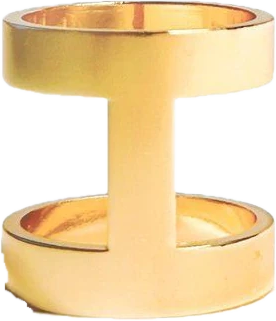
#> input picture src/ad-p3/ring-clean.png, 276 x 321 px, given in place of flirt-tw-5.webp, which was not available
$ python k2_build.py
#> lines starting #> are read from the running program, lines starting #| are printed output that depends on the picture; after the words box and inside, x2 and y2 are one past the last pixel; in counts of white or black regions, pixels touching at a corner belong together; pictures that were not available may be replaced by others from this repository, and a replacement may not be noted
### src/ad-p3/lib.py
# -*- coding: utf-8 -*-
"""Still-life compositing helpers for the page-3 concepts (PIL + numpy + scipy + cv2).
Everything is real photography / existing cutouts: only cropping, white-point normalisation,
rotation, scaling and soft shadows are applied."""
import numpy as np, cv2
from PIL import Image
from scipy import ndimage as ndi

ROOT = '/Users/ivan/obiimy/'
OUT = '/private/tmp/claude-501/-Users-ivan-obiimy/9336a79c-fcae-4a0e-a194-062adfde257a/scratchpad/ad-luxury/'
PPI = 200.0
MM = PPI / 25.4          # px per mm
PAPER = (241, 239, 234)  # #F1EFEA


def load(path):
#> called with path = 'img/cut/flirt-tw-5.webp'
    return Image.open(path if path.startswith('/') else ROOT + path)
#> returned value is the input picture: PIL image 276x321 RGBA; mean R, G, B, A 239.4, 213.6, 168, 177.5


# [44 lines left out: function norm_white, not called in this run]


def to_img(f):
    return Image.fromarray((np.clip(f, 0, 1) * 255 + .5).astype(np.uint8))


class Canvas:
    # [59 lines left out: functions __init__, multiply, cutout, _blend, save, not called in this run]


def trim(rgba, thr=8):
#> call 2 of load, with path = 'img/cut/puls-44-1.webp'
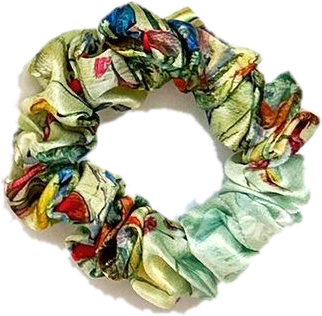
#> input picture src/ad-p3/scrunchie-litnie-pole-cut.png, 322 x 316 px, given in place of puls-44-1.webp, which was not available
#> in load, returned value is the input picture: PIL image 322x316 RGBA; mean R, G, B, A 181.3, 180.2, 157.8, 148.4
    a = np.asarray(rgba.convert('RGBA'))
    ys, xs = np.nonzero(a[..., 3] > thr)
    return rgba.crop((xs.min(), ys.min(), xs.max() + 1, ys.max() + 1))


def defringe(rgba, band=7, sat_thr=0.16, lum_thr=0.62, erode=1):
    """Remove the light, colourless rim (baked white backdrop / shadow) from a cutout's edge band."""
#> called with band = 7, sat_thr = 0.16, lum_thr = 0.62, erode = 1
    a = np.asarray(rgba.convert('RGBA')).astype(np.float32) / 255
    rgb, al = a[..., :3], a[..., 3].copy()
    solid = al > 0.5
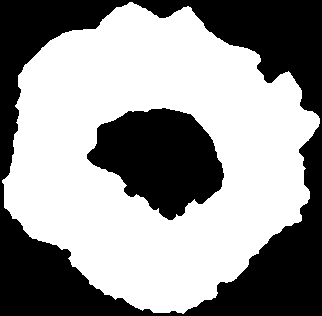
#> solid: shape (316, 322) bool; 58.2% white; 2 black regions, box (x1, y1, x2, y2) and area: (0, 0, 322, 316) 32645, (87, 108, 224, 220) 9905
    inner = ndi.binary_erosion(solid, iterations=band)
#> inner: shape (316, 322) bool; 49.4% white; 1 white region, box (x1, y1, x2, y2) and area: (9, 9, 313, 307) 50280
    edge = (al > 0.02) & ~inner
#> edge: shape (316, 322) bool; 12% white; 2 white regions, box (x1, y1, x2, y2) and area: (0, 0, 322, 316) 8735, (80, 101, 231, 227) 3454
    mx, mn = rgb.max(2), rgb.min(2)
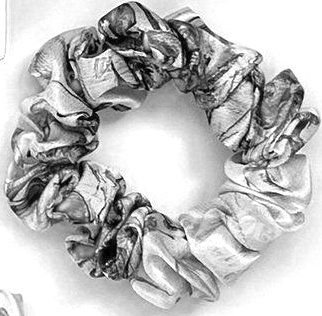
#> mx: shape (316, 322) float32; min 0, max 1, mean 0.739
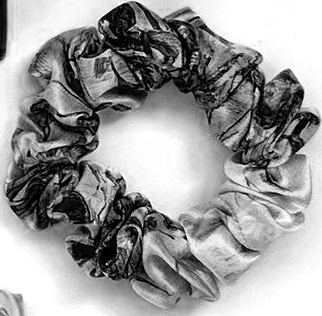
#> mn: shape (316, 322) float32; min 0, max 1, mean 0.609
    sat = (mx - mn) / np.maximum(mx, 1e-3)
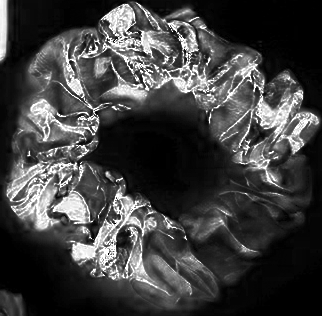
#> sat: shape (316, 322) float32; min 0, max 1, mean 0.253
    bad = edge & (sat < sat_thr) & (rgb.mean(2) > lum_thr)
#> bad: shape (316, 322) bool; 4.5% white; 73 white regions (56 under 20 px), largest, box (x1, y1, x2, y2) and area: (66, 253, 208, 316) 931, (121, 107, 231, 223) 901, (0, 150, 68, 252) 588
    # only rim pixels that are connected to the outside count as fringe
    out = ~solid
    grow = ndi.binary_dilation(out, iterations=1)
#> grow: shape (316, 322) bool; 43.1% white; 2 white regions, box (x1, y1, x2, y2) and area: (0, 0, 322, 316) 33590, (86, 107, 225, 221) 10267
    for _ in range(band + 2):
        nxt = ndi.binary_dilation(grow, iterations=1) & (bad | out)
        if (nxt == grow).all(): break
        grow = nxt
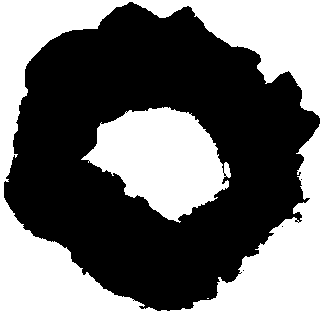
#> grow: shape (316, 322) bool; 44% white; 3 white regions (1 under 20 px), largest, box (x1, y1, x2, y2) and area: (0, 0, 322, 316) 34327, (81, 107, 231, 223) 10401
    al[grow & bad] = 0
    if erode:
        al = ndi.minimum_filter(al, size=2 * erode + 1)
    al = ndi.gaussian_filter(al, 0.6)
    a[..., 3] = al
    return Image.fromarray((np.clip(a, 0, 1) * 255 + .5).astype(np.uint8))


class Layer:
    """Transparent page-size layer (RGBA, straight alpha) for objects + shadows that must sit on a CSS colour."""
    def __init__(self, w_mm, h_mm, ppi=PPI):
        self.mm = ppi / 25.4
        self.w, self.h = int(round(w_mm * self.mm)), int(round(h_mm * self.mm))
        self.c = np.zeros((self.h, self.w, 3), np.float32)   # premultiplied colour
        self.al = np.zeros((self.h, self.w), np.float32)

    # [37 lines left out: functions _over, cutout, save, not called in this run]

    def preview(self, name, bg):
        rgb = self.c + (1 - self.al[..., None]) * (np.array(bg, np.float32) / 255)
        to_img(rgb).save(OUT + name, quality=88)

### src/ad-p3/k2_build.py
# K2 «Жовта коробка»: transparent object layer (cutouts + warm shadows) for the yellow page
from lib import *
import sys
ver = sys.argv[1] if len(sys.argv) > 1 else 'v4'
YEL = (253, 211, 26)
S = dict(sh=(0.45, 0.9, 1.2, .34), amb=(0.3, 1.1, 4.6, .16), shadow_rgb=(128, 76, 0))
l = Layer(297, 210, ppi=250)
tw = trim(load('img/cut/flirt-tw-5.webp'))
sc = trim(load('img/cut/puls-44-1.webp'))
ring = Image.open(OUT + 'ring-clean.png')
mask = trim(defringe(load('img/cut/mask-litnie-pole.webp')))
#> call 3 of trim, with thr = 8
#> in trim (call 3), `return rgba.crop((xs.min(), ys.min(), xs.max() + 1, ys.max() + 1))`:
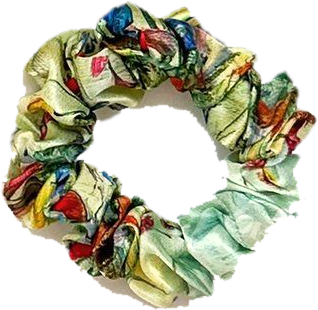
#> returned value: PIL image 318x310 RGBA; mean R, G, B, A 179.3, 178.4, 155.8, 141.5; transparent parts drawn white
scr = Image.open(OUT + 'scrunchie-litnie-pole-cut.png')
pair = trim(load('img/cut/pair-zolote.webp'))
#> (the run stopped early here; a loop or call above may not have finished)
